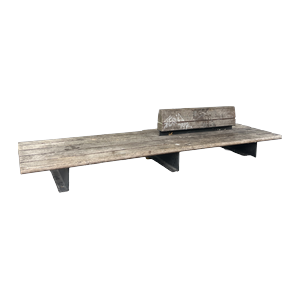
#> input picture img/bench.png, 300 x 300 px
$ python compute_motion_blur.py ../../img   (older library calls are emulated)
#> lines starting #> are read from the running program, lines starting #| are printed output that depends on the picture
### src/reconstruction/common.py
"""Shared helpers for the reconstruction experiment scripts (COLMAP, MASt3R+SfM, ...):
picking a diverse image subset and logging a finished run to config/experiments.yaml.
"""

from __future__ import annotations

import random
import re
from datetime import date
from pathlib import Path

import numpy as np
from PIL import ExifTags, Image

PROJECT_ROOT = Path(__file__).resolve().parents[2]
IMAGE_EXTENSIONS = {".jpg", ".jpeg", ".png"}
EXIF_DATETIME_TAG = next(
    tag for tag, name in ExifTags.TAGS.items() if name == "DateTimeOriginal"
)


def resolve_path(path_str: str) -> Path:
    path = Path(path_str)
    return path if path.is_absolute() else (PROJECT_ROOT / path).resolve()


# ---------------------------------------------------------------------------
# Image subset selection
# ---------------------------------------------------------------------------

def _capture_order_key(image_path: Path):
    try:
        with Image.open(image_path) as img:
#> img is the input picture: PIL image 300x300 RGBA; mean R, G, B, A 14.4, 13.6, 12.5, 25.1
            timestamp = img.getexif().get(EXIF_DATETIME_TAG)
        if timestamp:
            return timestamp
    except Exception:
        pass
    return image_path.name


def list_images(image_dir: Path) -> list[Path]:
    images = [p for p in image_dir.iterdir() if p.suffix.lower() in IMAGE_EXTENSIONS]
    return sorted(images, key=_capture_order_key)
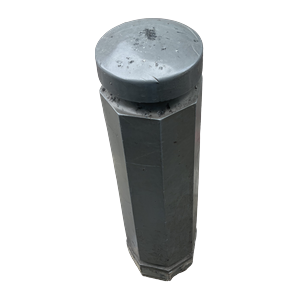
#> input picture img/bollard.png, 300 x 300 px
#> in _capture_order_key, img is the input picture: PIL image 300x300 RGBA; mean R, G, B, A 22.6, 24, 24.3, 61.9


# [70 lines left out: functions select_image_subset, copy_image_subset, next_experiment_id, format_experiment_entry, not called in this run]


def append_experiment_entry(experiments_path: Path, entry: str) -> None:
    with experiments_path.open("a") as f:
        f.write("\n" + entry)

### src/data_preparation/compute_motion_blur.py
"""Characterize motion blur across a set of photogrammetry source images,
independent of any reconstruction method (same "before you run SfM" spirit
as compute_image_overlap.py).

Method: Laplacian variance per image - the same no-reference sharpness score
extract_video_frames.py already uses internally to discard blurry frames
when picking candidates from raw video (see that script's docstring: blurry
frames have less high-frequency edge content, so the variance of the
Laplacian drops). Reported here as a summary statistic over a whole image
set, for dataset characterization / write-up rather than frame selection -
a lower mean/median means more motion blur in the capture overall.

Caveat: this is a *relative*, no-reference indicator, not a physical blur
radius in pixels - it also responds to scene texture/contrast, so only
compare scores computed the same way (same --max-size, similar scene
content) - e.g. across one object's own frames, or against another object
shot with the same camera/settings, not as an absolute number in isolation.

Usage:
    python src/data_preparation/compute_motion_blur.py \\
        outputs/experiments/exp_030_colmap_bollard_002/images

    python src/data_preparation/compute_motion_blur.py \\
        data/video/bollard_002/images/jpg --csv outputs/bollard_002_blur.csv
"""

from __future__ import annotations

import argparse
import csv
import sys
from pathlib import Path

import cv2
import numpy as np

sys.path.insert(0, str(Path(__file__).resolve().parents[1] / "reconstruction"))

from common import list_images, resolve_path  # noqa: E402


def sharpness_score(gray: np.ndarray) -> float:
    return cv2.Laplacian(gray, cv2.CV_64F).var()


def load_grayscale(path: Path, max_size: int) -> np.ndarray:
#> called with max_size = 1600
    image = cv2.imread(str(path), cv2.IMREAD_GRAYSCALE)
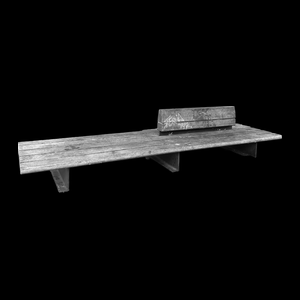
#> image: shape (300, 300); min 0, max 237, mean 13.6
    if image is None:
        raise IOError(f"Could not read image: {path}")
    scale = max_size / max(image.shape)
#> scale = 5.33
    if scale < 1.0:
        image = cv2.resize(image, None, fx=scale, fy=scale, interpolation=cv2.INTER_AREA)
    return image


def main() -> None:
    parser = argparse.ArgumentParser(description=__doc__, formatter_class=argparse.RawDescriptionHelpFormatter)
    parser.add_argument("image_dir", help="folder of images to score")
    parser.add_argument("--max-size", type=int, default=1600, help="resize longest side to this before scoring, for a consistent scale across captures (default: 1600)")
    parser.add_argument("--csv", default=None, help="optional path to save per-image scores as CSV")
    args = parser.parse_args()

    image_dir = resolve_path(args.image_dir)
    images = list_images(image_dir)
    if not images:
        raise SystemExit(f"No images found in {image_dir}")

    scores = {}
    for path in images:
        gray = load_grayscale(path, args.max_size)
        scores[path.name] = sharpness_score(gray)

    values = np.array(list(scores.values()))
#> values = [273.8, 241.8]
    ranked = sorted(scores.items(), key=lambda kv: kv[1])
#> ranked = [('bollard.png', 241.8), ('bench.png', 273.8)]

    print(f"{len(images)} images in {image_dir} (scored at max side {args.max_size}px)")
    print(f"Laplacian variance: mean={values.mean():.1f}  median={np.median(values):.1f}  std={values.std():.1f}  min={values.min():.1f}  max={values.max():.1f}")
#| Laplacian variance: mean=257.8  median=257.8  std=16.0  min=241.8  max=273.8
    print("Blurriest 5:")
    for name, score in ranked[:5]:
        print(f"  {name}: {score:.1f}")
#> this loop made 2 passes
#|   bollard.png: 241.8
#|   bench.png: 273.8
    print("Sharpest 5:")
    for name, score in ranked[-5:]:
        print(f"  {name}: {score:.1f}")

    if args.csv:
        csv_path = resolve_path(args.csv)
        csv_path.parent.mkdir(parents=True, exist_ok=True)
        with csv_path.open("w", newline="") as f:
            writer = csv.writer(f)
            writer.writerow(["image", "laplacian_variance"])
            for name, score in scores.items():
                writer.writerow([name, score])
        print(f"Saved -> {csv_path}")


if __name__ == "__main__":
    main()
